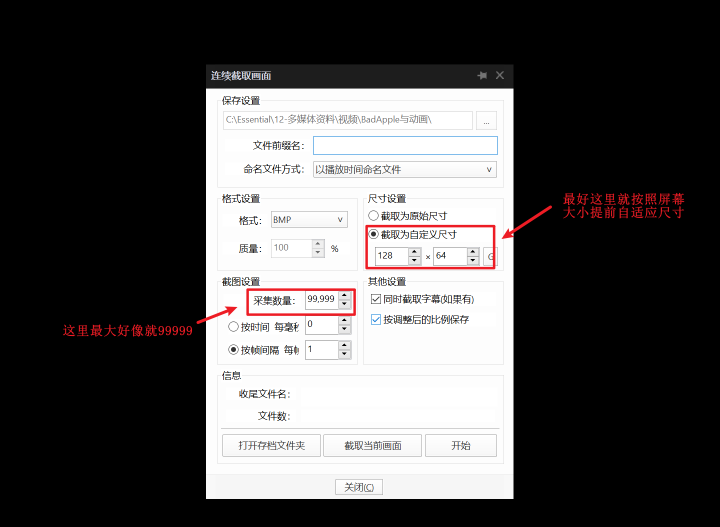
#> input picture docs/images/image.png, 1440 x 1054 px (shown at 1/2 size)
$ python media2ovid.py ../docs/images/image.png out.png
#> lines starting #> are read from the running program, lines starting #| are printed output that depends on the picture
### tools/ovid_codec.py
#!/usr/bin/env python3
"""Shared OVID container reader and writer used by all conversion tools."""

from __future__ import annotations

import os
import struct
import tempfile
import zlib
from dataclasses import dataclass
from pathlib import Path
from typing import BinaryIO, Callable, Iterable, Iterator


MAGIC = b"OVID"
HEADER_SIZE = 16
OVID_V1 = 0
OVID_V2 = 2
OVID_FLAG_CRC32 = 0x01


class OvidWriteCancelled(RuntimeError):
    """Raised when the caller cancels a streaming write."""


class OvidFormatError(ValueError):
    """Raised when an OVID container is truncated or has invalid metadata."""


@dataclass(frozen=True)
class OvidSummary:
    path: Path
    width: int
    height: int
    frame_count: int
    fps: int
    frame_bytes: int
    file_bytes: int
    version: int


@dataclass(frozen=True)
class OvidHeader:
    width: int
    height: int
    frame_count: int
    fps: int
    frame_bytes: int
    version: int
    flags: int

    @property
    def record_bytes(self) -> int:
        return self.frame_bytes + (4 if self.version == OVID_V2 else 0)

    @property
    def expected_file_bytes(self) -> int:
        return HEADER_SIZE + self.frame_count * self.record_bytes


@dataclass(frozen=True)
class OvidFrame:
    index: int
    data: bytes
    crc_valid: bool


@dataclass(frozen=True)
class OvidValidation:
    path: Path
    header: OvidHeader
    file_bytes: int
    bad_frames: tuple[int, ...]

    @property
    def valid(self) -> bool:
        return not self.bad_frames and self.file_bytes == self.header.expected_file_bytes


def crc16_ccitt(data: bytes) -> int:
    crc = 0xFFFF
    for value in data:
        crc ^= value << 8
        for _ in range(8):
            crc = ((crc << 1) ^ 0x1021) & 0xFFFF if crc & 0x8000 else (crc << 1) & 0xFFFF
    return crc


def frame_bytes(width: int, height: int) -> int:
    """Return the page-major payload size of one monochrome frame."""
    return ((height + 7) // 8) * width


def validate_parameters(width: int, height: int, fps: int, version: int) -> None:
    if not (1 <= width <= 255 and 1 <= height <= 255):
        raise ValueError("宽高须在 1~255（OVID 头部字段各占 1 字节）")
    if not 1 <= fps <= 120:
        raise ValueError("fps 须在 1~120")
    if version not in (OVID_V1, OVID_V2):
        raise ValueError("OVID 版本只能是 v1 或 v2")


def make_header(width: int, height: int, count: int, fps: int, version: int) -> bytes:
    validate_parameters(width, height, fps, version)
    if not 0 <= count <= 0xFFFFFFFF:
        raise ValueError("帧数超出 OVID 32 位字段范围")
    flags = OVID_FLAG_CRC32 if version == OVID_V2 else 0
    first14 = struct.pack("<4sBBBBIH", MAGIC, width, height, version, flags, count, fps)
    header_crc = crc16_ccitt(first14) if version == OVID_V2 else 0
    return first14 + struct.pack("<H", header_crc)


def parse_header(raw: bytes) -> OvidHeader:
    """Parse and validate one 16-byte OVID v1/v2 header."""
    if len(raw) != HEADER_SIZE:
        raise OvidFormatError("文件太短，不足 16 字节 OVID 头部")
    magic, width, height, version, flags, count, fps, stored_crc = struct.unpack(
        "<4sBBBBIHH", raw
    )
    if magic != MAGIC:
        raise OvidFormatError(f"magic 是 {magic!r}，不是 {MAGIC!r}")
    if width == 0 or height == 0 or count == 0 or not 1 <= fps <= 120:
        raise OvidFormatError(
            f"头部字段非法（{width}x{height}, {count} 帧, {fps} fps）"
        )
    if version == OVID_V1:
        if flags != 0 or stored_crc != 0:
            raise OvidFormatError("OVID v1 flags 或保留字段非法")
    elif version == OVID_V2:
        if flags != OVID_FLAG_CRC32:
            raise OvidFormatError(f"OVID v2 flags 非法：{flags:#x}")
        actual_crc = crc16_ccitt(raw[:14])
        if stored_crc != actual_crc:
            raise OvidFormatError(
                f"OVID 头部 CRC16 不匹配：{stored_crc:#06x} != {actual_crc:#06x}"
            )
    else:
        raise OvidFormatError(f"不支持的 OVID 版本字段：{version}")
    return OvidHeader(
        width,
        height,
        count,
        fps,
        frame_bytes(width, height),
        version,
        flags,
    )


class OvidReader:
    """Stream an OVID file without loading all frames into memory."""

    def __init__(self, path: Path | str):
        self.path = Path(path)
        self._stream: BinaryIO | None = None
        self.header: OvidHeader | None = None

    def __enter__(self) -> "OvidReader":
        self._stream = self.path.open("rb")
        try:
            self.header = parse_header(self._stream.read(HEADER_SIZE))
        except BaseException:
            self._stream.close()
            self._stream = None
            raise
        return self

    def __exit__(self, _exc_type, _exc, _traceback) -> None:
        if self._stream is not None:
            self._stream.close()
        self._stream = None

    def _require_open(self) -> tuple[BinaryIO, OvidHeader]:
        if self._stream is None or self.header is None:
            raise RuntimeError("OvidReader 必须在 with 语句中使用")
        return self._stream, self.header

    # [25 lines left out: functions seek_frame, read_frame, iter_frames, not called in this run]

    def validate(self, *, cancelled: Callable[[], bool] | None = None) -> OvidValidation:
        _, header = self._require_open()
        file_bytes = self.path.stat().st_size
        if file_bytes != header.expected_file_bytes:
            raise OvidFormatError(
                f"文件长度 {file_bytes} B，应为 {header.expected_file_bytes} B"
            )
        bad_frames = []
        for frame in self.iter_frames():
            if cancelled is not None and cancelled():
                raise OvidWriteCancelled("转换已取消")
            if not frame.crc_valid:
                bad_frames.append(frame.index)
        return OvidValidation(self.path, header, file_bytes, tuple(bad_frames))


def validate_ovid(
    path: Path | str, *, cancelled: Callable[[], bool] | None = None
) -> OvidValidation:
    """Validate metadata, length, and all available frame CRC values."""
    with OvidReader(path) as reader:
        return reader.validate(cancelled=cancelled)


def write_ovid(
    out_path: Path | str,
    frames: Iterable[bytes],
    width: int,
    height: int,
    fps: int,
    version: int = OVID_V2,
    *,
    on_frame: Callable[[int], None] | None = None,
    cancelled: Callable[[], bool] | None = None,
) -> OvidSummary:
    """Stream page-major frames to an OVID file and return its final metadata."""
    validate_parameters(width, height, fps, version)
    output = Path(out_path)
    expected = frame_bytes(width, height)
    count = 0

    with output.open("wb") as stream:
        stream.write(make_header(width, height, 0, fps, version))
        for data in frames:
            if cancelled is not None and cancelled():
                raise OvidWriteCancelled("转换已取消")
            if len(data) != expected:
                raise ValueError(
                    f"第 {count + 1} 帧长度 {len(data)} 字节，与 {width}x{height} "
                    f"应有的 {expected} 字节不符"
                )
            stream.write(data)
            if version == OVID_V2:
                stream.write(struct.pack("<I", zlib.crc32(data) & 0xFFFFFFFF))
            count += 1
            if on_frame is not None:
                on_frame(count)

        if count == 0:
            raise ValueError("没有取到任何帧")
        stream.seek(0)
        stream.write(make_header(width, height, count, fps, version))

    size = HEADER_SIZE + count * (expected + (4 if version == OVID_V2 else 0))
    return OvidSummary(output, width, height, count, fps, expected, size, version)


# [8 lines left out: function _publish_ovid, not called in this run]


def write_ovid_atomic(
    out_path: Path | str,
    frames: Iterable[bytes],
    width: int,
    height: int,
    fps: int,
    *,
    force: bool = False,
    on_frame: Callable[[int], None] | None = None,
    cancelled: Callable[[], bool] | None = None,
) -> OvidSummary:
    """Write OVID v2 through a sibling .part file and atomically publish it."""
    output = Path(out_path)
    if not output.parent.is_dir():
        raise FileNotFoundError(f"输出目录不存在：{output.parent}")
    if output.exists() and not force:
        raise FileExistsError(f"输出文件已存在：{output}")

    descriptor, temporary_name = tempfile.mkstemp(prefix=".ovid-", suffix=".part", dir=output.parent)
    temporary = Path(temporary_name)
    try:
        os.close(descriptor)
        summary = write_ovid(
            temporary,
            frames,
            width,
            height,
            fps,
            OVID_V2,
            on_frame=on_frame,
            cancelled=cancelled,
        )
        validation = validate_ovid(temporary, cancelled=cancelled)
        if validation.bad_frames:
            bad = ", ".join(str(index + 1) for index in validation.bad_frames[:8])
            raise OvidFormatError(f"写出后校验失败，CRC 错误帧：{bad}")
        if cancelled is not None and cancelled():
            raise OvidWriteCancelled("转换已取消")
        _publish_ovid(temporary, output, force=force)
        return OvidSummary(
            output,
            summary.width,
            summary.height,
            summary.frame_count,
            summary.fps,
            summary.frame_bytes,
            summary.file_bytes,
            summary.version,
        )
    finally:
        try:
            temporary.unlink(missing_ok=True)
        except OSError:
            pass

### tools/media2ovid.py
#!/usr/bin/env python3
"""Convert images, image sequences, GIFs, or videos directly to OVID v2.

Examples:

    python media2ovid.py picture.png PICTURE.BIN
    python media2ovid.py frames/ ANIMATION.BIN -W 128 -H 64 --fps 15
    python media2ovid.py clip.mp4 CLIP.BIN --fit cover --dither threshold
"""

from __future__ import annotations

import argparse
from collections import deque
from concurrent.futures import Future, ThreadPoolExecutor
import io
import math
import os
import re
import sys
import time
import warnings
from dataclasses import dataclass, replace
from fractions import Fraction
from itertools import islice
from pathlib import Path
from typing import Callable, Iterator

from converter_version import VERSION
from ovid_codec import (
    OvidSummary,
    OvidWriteCancelled,
    frame_bytes,
    write_ovid_atomic,
)


IMAGE_SUFFIXES = {".bmp", ".gif", ".jpeg", ".jpg", ".png", ".tif", ".tiff", ".webp"}
STILL_IMAGE_SUFFIXES = IMAGE_SUFFIXES - {".gif"}
VIDEO_SUFFIXES = {
    ".3gp", ".avi", ".m4v", ".mkv", ".mov", ".mp4", ".mpeg", ".mpg", ".ts", ".webm", ".wmv"
}
BIT_REVERSE = bytes(int(f"{value:08b}"[::-1], 2) for value in range(256))


class ConverterDependencyError(RuntimeError):
    """A required optional package is missing."""


class ConversionCancelled(OvidWriteCancelled):
    """The user cancelled the current conversion."""


@dataclass(frozen=True)
class ConversionOptions:
    source: Path
    output: Path
    width: int = 128
    height: int = 64
    fps: int = 15
    fit: str = "contain"
    dither: str = "threshold"
    threshold: int = 128
    invert: bool = False
    background: str = "black"
    recursive: bool = False
    force: bool = False
    skip_frames: int = 0
    trim_start_seconds: float = 0.0
    trim_end_seconds: float | None = None
    workers: int = 0
    fast_video: bool = False

    def validate(self) -> None:
        if not self.source.exists():
            raise FileNotFoundError(f"找不到输入素材：{self.source}")
        if not (1 <= self.width <= 255 and 1 <= self.height <= 255):
            raise ValueError("宽高须在 1~255")
        if not 1 <= self.fps <= 120:
            raise ValueError("fps 须在 1~120")
        if self.fit not in {"contain", "cover", "stretch"}:
            raise ValueError("缩放模式只能是 contain、cover 或 stretch")
        if self.dither not in {"floyd", "threshold"}:
            raise ValueError("黑白模式只能是 floyd 或 threshold")
        if not 0 <= self.threshold <= 255:
            raise ValueError("阈值须在 0~255")
        if self.background not in {"black", "white"}:
            raise ValueError("背景只能是 black 或 white")
        if self.skip_frames < 0:
            raise ValueError("跳过开头帧数不能小于 0")
        if not math.isfinite(self.trim_start_seconds) or self.trim_start_seconds < 0:
            raise ValueError("裁剪起点不能小于 0")
        if self.trim_end_seconds is not None:
            if not math.isfinite(self.trim_end_seconds):
                raise ValueError("裁剪终点必须是有限数值")
            if self.trim_end_seconds <= self.trim_start_seconds:
                raise ValueError("裁剪终点必须晚于裁剪起点")
        if not 0 <= self.workers <= 8:
            raise ValueError("线程数只能是自动（0）或 1~8")
        try:
            if self.source.resolve() == self.output.resolve():
                raise ValueError("输入和输出不能是同一个文件")
        except OSError:
            pass


@dataclass(frozen=True)
class SourceInfo:
    kind: str
    frame_count: int | None
    duration_seconds: float | None
    source_fps: float | None
    size: tuple[int, int] | None


@dataclass(frozen=True)
class ConversionProgress:
    completed_frames: int
    total_frames: int | None
    output_bytes: int
    elapsed_seconds: float = 0.0
    current_fps: float = 0.0
    average_fps: float = 0.0
    remaining_seconds: float | None = None

    @property
    def ratio(self) -> float | None:
        if not self.total_frames:
            return None
        return min(1.0, self.completed_frames / self.total_frames)


def _require_pillow():
    try:
        from PIL import Image, ImageOps, ImageSequence
    except ImportError as exc:
        raise ConverterDependencyError(
            "缺少 Pillow。源码运行请执行：python -m pip install -r tools/requirements-converter.txt"
        ) from exc
    return Image, ImageOps, ImageSequence


# [22 lines left out: functions _require_video_backend, _close_video_reader, ffmpeg_version, not called in this run]


def natural_key(path: Path) -> list[object]:
    return [int(part) if part.isdigit() else part.casefold()
            for part in re.split(r"(\d+)", path.as_posix())]


# [6 lines left out: function image_files, not called in this run]


def source_kind(source: Path) -> str:
    if source.is_dir():
        return "directory"
    suffix = source.suffix.casefold()
    if suffix == ".gif":
        return "gif"
    if suffix in STILL_IMAGE_SUFFIXES:
        return "image"
    if suffix in VIDEO_SUFFIXES:
        return "video"
    raise ValueError(f"不支持的输入类型：{source.suffix or source.name}")


# [8 lines left out: function _gif_duration_ms, not called in this run]


def _seconds_fraction(value: float | int) -> Fraction:
    return Fraction(str(value)).limit_denominator(1_000_000)


def _ceil_fraction(value: Fraction) -> int:
    return -(-value.numerator // value.denominator)


def _timeline_bounds(
    options: ConversionOptions,
    duration_seconds: float | None,
    frame_count: int | None,
) -> tuple[int, int | None]:
    """Return the inclusive start and exclusive end on the output timeline."""
    start = _ceil_fraction(_seconds_fraction(options.trim_start_seconds) * options.fps)
    start += options.skip_frames
    if options.trim_end_seconds is not None:
        end = _ceil_fraction(_seconds_fraction(options.trim_end_seconds) * options.fps)
    elif frame_count is not None:
        end = frame_count
    elif duration_seconds is not None:
        end = _ceil_fraction(_seconds_fraction(duration_seconds) * options.fps)
    else:
        end = None
    if end is not None and end <= start:
        raise ValueError("裁剪范围内没有可转换的画面")
    return start, end


def probe_source(options: ConversionOptions) -> SourceInfo:
    options.validate()
    Image, _, _ = _require_pillow()
    kind = source_kind(options.source)
    if kind == "directory":
        files = image_files(options.source, options.recursive)
        if not files:
            raise ValueError("图片目录中没有找到受支持的图片")
        with Image.open(files[0]) as image:
            size = image.size
        return trim_source_info(
            SourceInfo(kind, len(files), len(files) / options.fps, None, size), options
        )
    if kind == "image":
        with Image.open(options.source) as image:
#> image is the input picture: PIL image 1440x1054 RGB; mean R, G, B 82.6, 80.9, 81.1
            return trim_source_info(
                SourceInfo(kind, 1, 1 / options.fps, None, image.size), options
            )
    if kind == "gif":
        with Image.open(options.source) as image:
            duration_ms = _gif_duration_ms(image)
            frames = max(1, math.ceil(duration_ms * options.fps / 1000))
            return trim_source_info(
                SourceInfo(kind, frames, duration_ms / 1000, None, image.size), options
            )

    imageio_ffmpeg = _require_video_backend()
    reader = imageio_ffmpeg.read_frames(str(options.source), pix_fmt="rgb24")
    try:
        metadata = next(reader)
    finally:
        _close_video_reader(reader)
    source_fps = float(metadata.get("fps") or 0) or None
    duration = float(metadata.get("duration") or 0) or None
    size_value = metadata.get("size")
    size = tuple(size_value) if size_value else None
    estimated = max(1, math.ceil(duration * options.fps)) if duration else None
    return trim_source_info(SourceInfo(kind, estimated, duration, source_fps, size), options)


def trim_source_info(info: SourceInfo, options: ConversionOptions) -> SourceInfo:
    start, end = _timeline_bounds(
        options, info.duration_seconds, info.frame_count
    )
#| 输入：../docs/images/image.png（image）
#| 输出：out.png
#| 参数：128x64  15 fps  contain  threshold
#| 预计大小：1.0 KiB
    if info.frame_count is not None:
        bounded_end = min(info.frame_count, end if end is not None else info.frame_count)
        remaining = bounded_end - start
        if remaining <= 0:
            raise ValueError("裁剪或跳帧后没有可转换的画面")
    else:
        remaining = None
    if remaining is not None:
        duration = remaining / options.fps
    elif end is not None:
        duration = max(0.0, (end - start) / options.fps)
    elif info.duration_seconds is not None:
        duration = max(0.0, info.duration_seconds - start / options.fps)
    else:
        duration = None
    return SourceInfo(info.kind, remaining, duration, info.source_fps, info.size)


def _fit_rgba(image, width: int, height: int, fit: str, background: str):
    Image, ImageOps, _ = _require_pillow()
    rgba = image.convert("RGBA")
    target = (width, height)
    resample = Image.Resampling.LANCZOS
    bg_value = 255 if background == "white" else 0
    canvas = Image.new("RGBA", target, (bg_value, bg_value, bg_value, 255))

    if fit == "stretch":
        fitted = rgba.resize(target, resample)
        canvas.alpha_composite(fitted)
    elif fit == "cover":
        fitted = ImageOps.fit(rgba, target, method=resample, centering=(0.5, 0.5))
        canvas.alpha_composite(fitted)
    else:
        fitted = ImageOps.contain(rgba, target, method=resample)
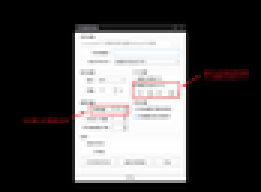
#> fitted: PIL image 87x64 RGBA (shown 3 times larger); mean R, G, B, A 82.7, 81, 81.1, 255
        left = (width - fitted.width) // 2
        top = (height - fitted.height) // 2
        canvas.alpha_composite(fitted, (left, top))
    return canvas.convert("L")


def prepare_monochrome_source(image, options: ConversionOptions):
    """Resize and composite one frame before applying a monochrome method."""
    return _fit_rgba(image, options.width, options.height, options.fit, options.background)


def monochrome_from_grayscale(gray, options: ConversionOptions):
    """Apply the selected deterministic black-and-white conversion."""
    Image, ImageOps, _ = _require_pillow()
    if options.dither == "floyd":
        mono = gray.convert("1", dither=Image.Dither.FLOYDSTEINBERG)
    else:
        mono = gray.point(lambda value: 255 if value >= options.threshold else 0, mode="1")
    if options.invert:
        mono = ImageOps.invert(mono.convert("L")).convert("1", dither=Image.Dither.NONE)
    return mono


def image_to_monochrome(image, options: ConversionOptions):
    gray = prepare_monochrome_source(image, options)
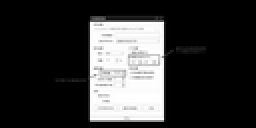
#> gray: PIL image 128x64 L (shown 2 times larger); min 0, max 255, mean 55.4
    return monochrome_from_grayscale(gray, options)


def monochrome_to_page_major(image) -> bytes:
    """Pack a Pillow 1-bit image into the OLED page-major byte layout.

    Pillow stores mode ``1`` pixels most-significant bit first. Transposing a
    page-aligned image turns every original X column into a tightly packed row;
    page slicing and a lookup-table bit reversal then produce the exact layout
    expected by the STM32 firmware without a Python loop per pixel.
    """
    Image, _, _ = _require_pillow()
    if image.mode != "1":
        image = image.convert("1", dither=Image.Dither.NONE)
    width, height = image.size
    pages = (height + 7) // 8
#> (the rest of the program and of its run is left out)
